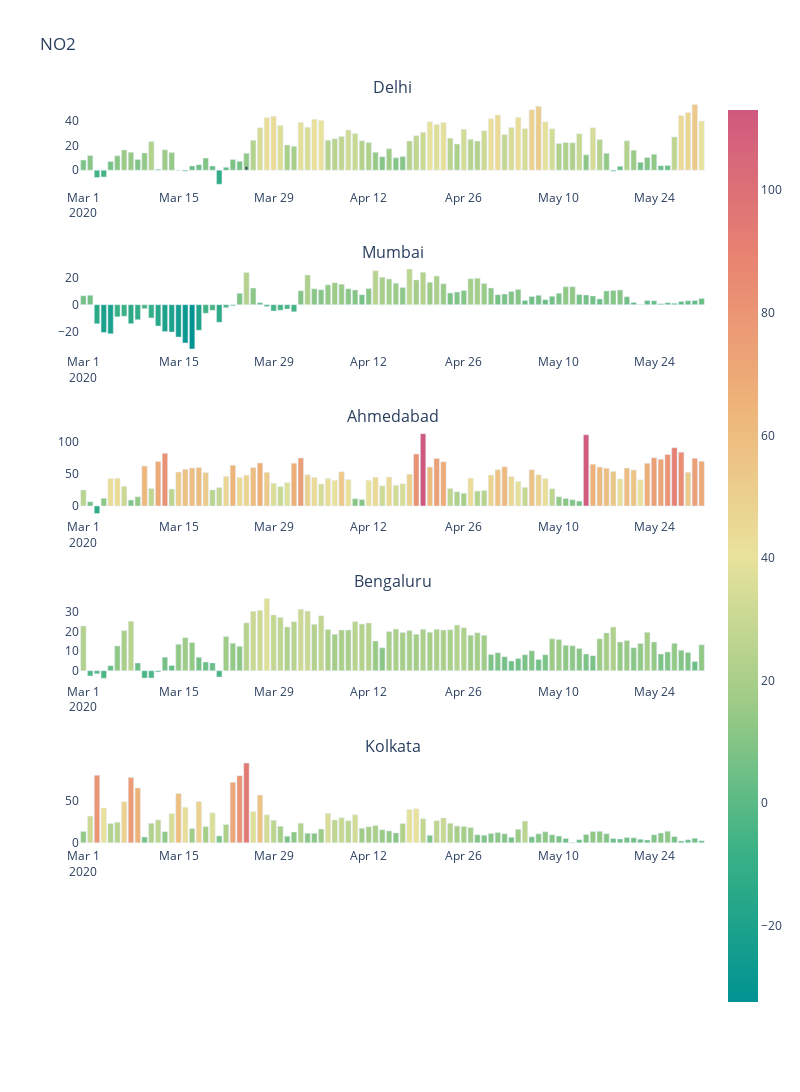

Here is the notebook cell this chart was saved with:
### Code cell
plot = make_subplots(
    rows=6, cols=1,
    subplot_titles=('Delhi','Mumbai','Ahmedabad','Bengaluru','Kolkata'))

plot.add_trace(go.Bar(x=NO2.index, y=NO2['Delhi'],
                    marker=dict(color=NO2['Delhi'],coloraxis="coloraxis")),1,1)

plot.add_trace(go.Bar(x=NO2.index, y=NO2['Mumbai'],
                    marker=dict(color=NO2['Mumbai'],coloraxis="coloraxis")),2,1)

plot.add_trace(go.Bar(x=NO2.index, y=NO2['Ahmedabad'],
                    marker=dict(color=NO2['Ahmedabad'],coloraxis="coloraxis")),3,1)

plot.add_trace(go.Bar(x=NO2.index, y=NO2['Bengaluru'],
                    marker=dict(color=NO2['Bengaluru'],coloraxis="coloraxis")),4,1)

plot.add_trace(go.Bar(x=NO2.index, y=NO2['Kolkata'],
                    marker=dict(color=NO2['Kolkata'],coloraxis="coloraxis")),5,1)


plot.update_layout(coloraxis=dict(colorscale='Temps'),showlegend=False,title_text="NO2")

plot.update_layout(plot_bgcolor='white')

plot.update_layout( width=800,height=1200,shapes=[
      dict(
      type= 'line',
#       yref= 'paper', y0= 0, y1= 1,
      xref= 'x', x0= '2020-03-25', x1= '2020-03-25'
    )
])
